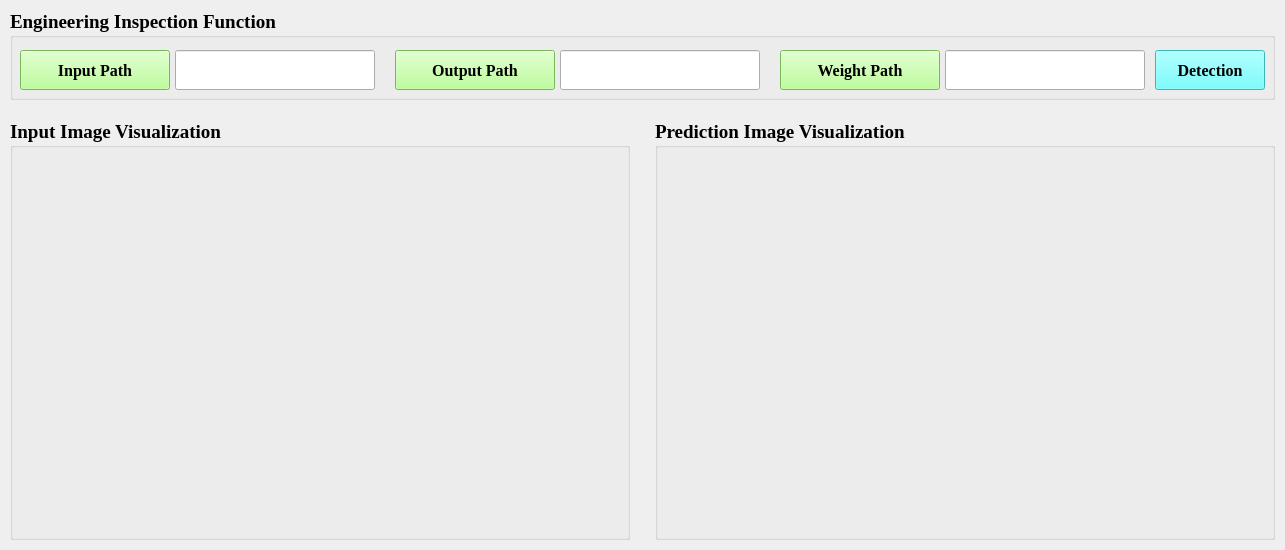
<?xml version="1.0" encoding="UTF-8"?>
<ui version="4.0">
 <class>DetectorWindow</class>
 <widget class="QMainWindow" name="DetectorWindow">
  <property name="geometry">
   <rect>
    <x>0</x>
    <y>0</y>
    <width>1285</width>
    <height>550</height>
   </rect>
  </property>
  <property name="windowTitle">
   <string>MainWindow</string>
  </property>
  <widget class="QWidget" name="centralwidget">
   <widget class="QGroupBox" name="groupBox_EIF">
    <property name="geometry">
     <rect>
      <x>10</x>
      <y>10</y>
      <width>1265</width>
      <height>90</height>
     </rect>
    </property>
    <property name="font">
     <font>
      <family>Times New Roman</family>
      <pointsize>14</pointsize>
      <weight>75</weight>
      <bold>true</bold>
     </font>
    </property>
    <property name="title">
     <string>Engineering Inspection Function</string>
    </property>
   </widget>
   <widget class="QPushButton" name="pushButton_input">
    <property name="geometry">
     <rect>
      <x>20</x>
      <y>50</y>
      <width>150</width>
      <height>40</height>
     </rect>
    </property>
    <property name="font">
     <font>
      <family>Times New Roman</family>
      <pointsize>12</pointsize>
      <weight>75</weight>
      <bold>true</bold>
     </font>
    </property>
    <property name="styleSheet">
     <string notr="true">background-color: rgb(170, 255, 127);</string>
    </property>
    <property name="text">
     <string>Input Path</string>
    </property>
   </widget>
   <widget class="QLineEdit" name="lineEdit_inputfolder">
    <property name="geometry">
     <rect>
      <x>175</x>
      <y>50</y>
      <width>200</width>
      <height>40</height>
     </rect>
    </property>
    <property name="font">
     <font>
      <family>Times New Roman</family>
      <pointsize>8</pointsize>
      <weight>75</weight>
      <bold>true</bold>
     </font>
    </property>
    <property name="styleSheet">
     <string notr="true"/>
    </property>
   </widget>
   <widget class="QPushButton" name="pushButton_output">
    <property name="geometry">
     <rect>
      <x>395</x>
      <y>50</y>
      <width>160</width>
      <height>40</height>
     </rect>
    </property>
    <property name="font">
     <font>
      <family>Times New Roman</family>
      <pointsize>12</pointsize>
      <weight>75</weight>
      <bold>true</bold>
     </font>
    </property>
    <property name="styleSheet">
     <string notr="true">background-color: rgb(170, 255, 127);</string>
    </property>
    <property name="text">
     <string>Output Path</string>
    </property>
   </widget>
   <widget class="QLineEdit" name="lineEdit_outputfolder">
    <property name="geometry">
     <rect>
      <x>560</x>
      <y>50</y>
      <width>200</width>
      <height>40</height>
     </rect>
    </property>
    <property name="font">
     <font>
      <family>Times New Roman</family>
      <pointsize>8</pointsize>
      <weight>75</weight>
      <bold>true</bold>
     </font>
    </property>
   </widget>
   <widget class="QPushButton" name="pushButton_weightfile">
    <property name="geometry">
     <rect>
      <x>780</x>
      <y>50</y>
      <width>160</width>
      <height>40</height>
     </rect>
    </property>
    <property name="font">
     <font>
      <family>Times New Roman</family>
      <pointsize>12</pointsize>
      <weight>75</weight>
      <bold>true</bold>
     </font>
    </property>
    <property name="styleSheet">
     <string notr="true">background-color: rgb(170, 255, 127);</string>
    </property>
    <property name="text">
     <string>Weight Path</string>
    </property>
   </widget>
   <widget class="QLineEdit" name="lineEdit_weightfile">
    <property name="geometry">
     <rect>
      <x>945</x>
      <y>50</y>
      <width>200</width>
      <height>40</height>
     </rect>
    </property>
    <property name="font">
     <font>
      <family>Times New Roman</family>
      <pointsize>8</pointsize>
      <weight>75</weight>
      <bold>true</bold>
     </font>
    </property>
   </widget>
   <widget class="QPushButton" name="pushButton_detect">
    <property name="geometry">
     <rect>
      <x>1155</x>
      <y>50</y>
      <width>110</width>
      <height>40</height>
     </rect>
    </property>
    <property name="font">
     <font>
      <family>Times New Roman</family>
      <pointsize>12</pointsize>
      <weight>75</weight>
      <bold>true</bold>
     </font>
    </property>
    <property name="styleSheet">
     <string notr="true">background-color: rgb(85, 255, 255);</string>
    </property>
    <property name="text">
     <string>Detection</string>
    </property>
   </widget>
   <widget class="QGroupBox" name="groupBox_input">
    <property name="geometry">
     <rect>
      <x>10</x>
      <y>120</y>
      <width>620</width>
      <height>420</height>
     </rect>
    </property>
    <property name="font">
     <font>
      <family>Times New Roman</family>
      <pointsize>14</pointsize>
      <weight>75</weight>
      <bold>true</bold>
     </font>
    </property>
    <property name="title">
     <string>Input Image Visualization</string>
    </property>
   </widget>
   <widget class="QGroupBox" name="groupBox_output">
    <property name="geometry">
     <rect>
      <x>655</x>
      <y>120</y>
      <width>620</width>
      <height>420</height>
     </rect>
    </property>
    <property name="font">
     <font>
      <family>Times New Roman</family>
      <pointsize>14</pointsize>
      <weight>75</weight>
      <bold>true</bold>
     </font>
    </property>
    <property name="title">
     <string>Prediction Image Visualization</string>
    </property>
   </widget>
  </widget>
 </widget>
 <resources/>
 <connections/>
</ui>
